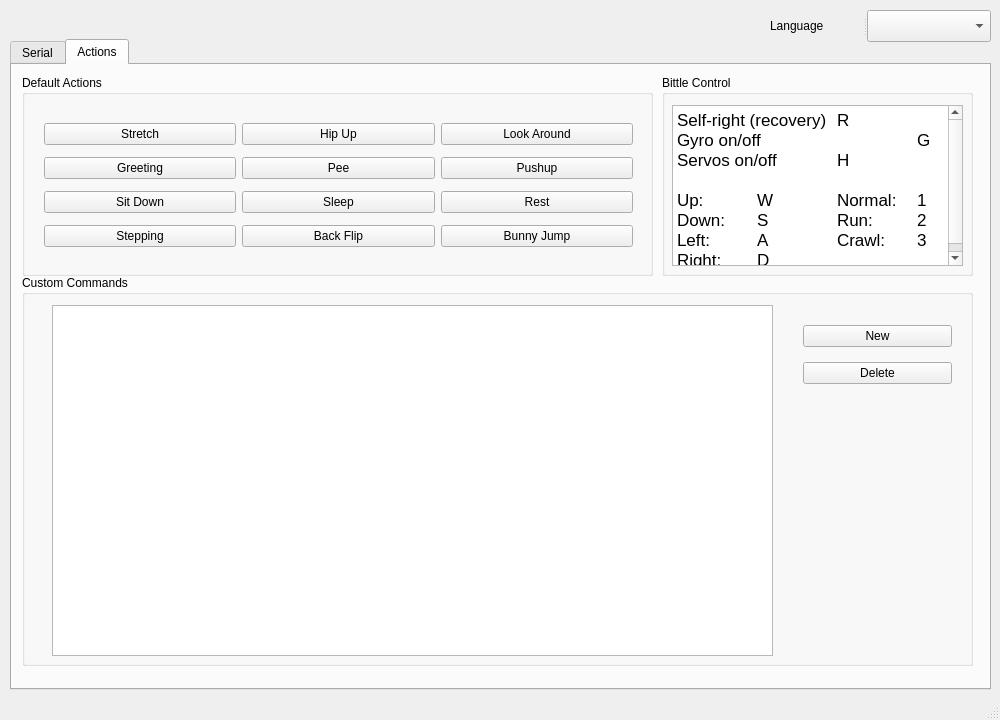
<?xml version="1.0" encoding="UTF-8"?>
<ui version="4.0">
 <class>MainWindow</class>
 <widget class="QMainWindow" name="MainWindow">
  <property name="geometry">
   <rect>
    <x>0</x>
    <y>0</y>
    <width>1000</width>
    <height>720</height>
   </rect>
  </property>
  <property name="minimumSize">
   <size>
    <width>1000</width>
    <height>720</height>
   </size>
  </property>
  <property name="maximumSize">
   <size>
    <width>1000</width>
    <height>720</height>
   </size>
  </property>
  <property name="windowTitle">
   <string>PetoiControllerQt v0.2.1a</string>
  </property>
  <property name="windowIcon">
   <iconset resource="resources.qrc">
    <normaloff>:/app/pic/logo.icns</normaloff>:/app/pic/logo.icns</iconset>
  </property>
  <widget class="QWidget" name="centralWidget">
   <widget class="QTabWidget" name="tabWidget">
    <property name="geometry">
     <rect>
      <x>10</x>
      <y>39</y>
      <width>981</width>
      <height>651</height>
     </rect>
    </property>
    <property name="currentIndex">
     <number>1</number>
    </property>
    <widget class="QWidget" name="tabSerial">
     <attribute name="title">
      <string>Serial</string>
     </attribute>
     <widget class="QGraphicsView" name="viewBittleIllustration">
      <property name="geometry">
       <rect>
        <x>579</x>
        <y>10</y>
        <width>391</width>
        <height>591</height>
       </rect>
      </property>
     </widget>
     <widget class="QGroupBox" name="groupBoxSerialPort">
      <property name="geometry">
       <rect>
        <x>0</x>
        <y>10</y>
        <width>561</width>
        <height>291</height>
       </rect>
      </property>
      <property name="title">
       <string>Serial Connection</string>
      </property>
      <widget class="QSplitter" name="serialSetupSplitter">
       <property name="geometry">
        <rect>
         <x>10</x>
         <y>20</y>
         <width>541</width>
         <height>221</height>
        </rect>
       </property>
       <property name="orientation">
        <enum>Qt::Vertical</enum>
       </property>
       <widget class="QWidget" name="layoutWidget_1">
        <layout class="QHBoxLayout" name="horizontalLayout_1">
         <item>
          <widget class="QLabel" name="labelSerialPort">
           <property name="text">
            <string>Port Name</string>
           </property>
          </widget>
         </item>
         <item>
          <widget class="QComboBox" name="boxPortNumber">
           <property name="minimumSize">
            <size>
             <width>360</width>
             <height>0</height>
            </size>
           </property>
          </widget>
         </item>
        </layout>
       </widget>
       <widget class="QWidget" name="layoutWidget_2">
        <layout class="QHBoxLayout" name="horizontalLayout_2">
         <item>
          <widget class="QLabel" name="labelBaudRate">
           <property name="text">
            <string>Baud Rate</string>
           </property>
          </widget>
         </item>
         <item>
          <widget class="QComboBox" name="boxBaudRate">
           <property name="minimumSize">
            <size>
             <width>360</width>
             <height>0</height>
            </size>
           </property>
          </widget>
         </item>
        </layout>
       </widget>
       <widget class="QWidget" name="layoutWidget_3">
        <layout class="QHBoxLayout" name="horizontalLayout_3">
         <item>
          <widget class="QLabel" name="labelStopBits">
           <property name="text">
            <string>Stop Bits</string>
           </property>
          </widget>
         </item>
         <item>
          <widget class="QComboBox" name="boxStopBits">
           <property name="minimumSize">
            <size>
             <width>360</width>
             <height>0</height>
            </size>
           </property>
          </widget>
         </item>
        </layout>
       </widget>
       <widget class="QWidget" name="layoutWidget_4">
        <layout class="QHBoxLayout" name="horizontalLayout_4">
         <item>
          <widget class="QLabel" name="labelDataBits">
           <property name="text">
            <string>Data Bits</string>
           </property>
          </widget>
         </item>
         <item>
          <widget class="QComboBox" name="boxDataBits">
           <property name="minimumSize">
            <size>
             <width>360</width>
             <height>0</height>
            </size>
           </property>
          </widget>
         </item>
        </layout>
       </widget>
       <widget class="QWidget" name="layoutWidget_5">
        <layout class="QHBoxLayout" name="horizontalLayout_5">
         <item>
          <widget class="QLabel" name="labelParity">
           <property name="text">
            <string>Parity</string>
           </property>
          </widget>
         </item>
         <item>
          <widget class="QComboBox" name="boxParity">
           <property name="minimumSize">
            <size>
             <width>360</width>
             <height>0</height>
            </size>
           </property>
          </widget>
         </item>
        </layout>
       </widget>
      </widget>
      <widget class="QPushButton" name="buttonConnect">
       <property name="geometry">
        <rect>
         <x>460</x>
         <y>250</y>
         <width>100</width>
         <height>32</height>
        </rect>
       </property>
       <property name="minimumSize">
        <size>
         <width>100</width>
         <height>0</height>
        </size>
       </property>
       <property name="maximumSize">
        <size>
         <width>100</width>
         <height>16777215</height>
        </size>
       </property>
       <property name="text">
        <string>Connect</string>
       </property>
      </widget>
      <widget class="QPushButton" name="buttonRefresh">
       <property name="geometry">
        <rect>
         <x>10</x>
         <y>250</y>
         <width>100</width>
         <height>32</height>
        </rect>
       </property>
       <property name="minimumSize">
        <size>
         <width>100</width>
         <height>0</height>
        </size>
       </property>
       <property name="maximumSize">
        <size>
         <width>100</width>
         <height>16777215</height>
        </size>
       </property>
       <property name="text">
        <string>Refresh</string>
       </property>
      </widget>
     </widget>
     <widget class="QGroupBox" name="groupBoxServosAdjust">
      <property name="geometry">
       <rect>
        <x>0</x>
        <y>300</y>
        <width>561</width>
        <height>111</height>
       </rect>
      </property>
      <property name="title">
       <string>Calibration</string>
      </property>
      <widget class="QSplitter" name="splitter_2">
       <property name="geometry">
        <rect>
         <x>350</x>
         <y>70</y>
         <width>207</width>
         <height>32</height>
        </rect>
       </property>
       <property name="orientation">
        <enum>Qt::Horizontal</enum>
       </property>
       <widget class="QPushButton" name="buttonCleanCalibration">
        <property name="minimumSize">
         <size>
          <width>100</width>
          <height>0</height>
         </size>
        </property>
        <property name="maximumSize">
         <size>
          <width>100</width>
          <height>16777215</height>
         </size>
        </property>
        <property name="text">
         <string>Clean</string>
        </property>
       </widget>
       <widget class="QPushButton" name="buttonSaveCalibration">
        <property name="minimumSize">
         <size>
          <width>100</width>
          <height>0</height>
         </size>
        </property>
        <property name="maximumSize">
         <size>
          <width>100</width>
          <height>16777215</height>
         </size>
        </property>
        <property name="text">
         <string>Save</string>
        </property>
       </widget>
      </widget>
      <widget class="QSplitter" name="splitter">
       <property name="geometry">
        <rect>
         <x>10</x>
         <y>30</y>
         <width>541</width>
         <height>32</height>
        </rect>
       </property>
       <property name="orientation">
        <enum>Qt::Horizontal</enum>
       </property>
       <widget class="QPushButton" name="buttonCalibration">
        <property name="minimumSize">
         <size>
          <width>100</width>
          <height>0</height>
         </size>
        </property>
        <property name="maximumSize">
         <size>
          <width>100</width>
          <height>16777215</height>
         </size>
        </property>
        <property name="text">
         <string>Calibration</string>
        </property>
       </widget>
       <widget class="QComboBox" name="boxSteering">
        <property name="minimumSize">
         <size>
          <width>270</width>
          <height>0</height>
         </size>
        </property>
        <property name="maximumSize">
         <size>
          <width>300</width>
          <height>16777215</height>
         </size>
        </property>
       </widget>
       <widget class="QPushButton" name="buttonIncreaseAngle">
        <property name="minimumSize">
         <size>
          <width>64</width>
          <height>0</height>
         </size>
        </property>
        <property name="maximumSize">
         <size>
          <width>64</width>
          <height>16777215</height>
         </size>
        </property>
        <property name="text">
         <string>+</string>
        </property>
       </widget>
       <widget class="QPushButton" name="buttonDecreaseAngle">
        <property name="minimumSize">
         <size>
          <width>64</width>
          <height>0</height>
         </size>
        </property>
        <property name="maximumSize">
         <size>
          <width>64</width>
          <height>16777215</height>
         </size>
        </property>
        <property name="text">
         <string>-</string>
        </property>
       </widget>
      </widget>
     </widget>
     <widget class="Line" name="line">
      <property name="geometry">
       <rect>
        <x>560</x>
        <y>10</y>
        <width>20</width>
        <height>620</height>
       </rect>
      </property>
      <property name="orientation">
       <enum>Qt::Vertical</enum>
      </property>
     </widget>
     <widget class="QGroupBox" name="groupTerminal">
      <property name="geometry">
       <rect>
        <x>0</x>
        <y>410</y>
        <width>561</width>
        <height>201</height>
       </rect>
      </property>
      <property name="title">
       <string>Terminal</string>
      </property>
      <widget class="QWidget" name="layoutWidget">
       <property name="geometry">
        <rect>
         <x>10</x>
         <y>30</y>
         <width>541</width>
         <height>161</height>
        </rect>
       </property>
       <layout class="QVBoxLayout" name="verticalLayout">
        <item>
         <widget class="QSplitter" name="splitter_3">
          <property name="orientation">
           <enum>Qt::Horizontal</enum>
          </property>
          <widget class="QLineEdit" name="lineCmd">
           <property name="minimumSize">
            <size>
             <width>240</width>
             <height>0</height>
            </size>
           </property>
          </widget>
          <widget class="QPushButton" name="buttonSendCmd">
           <property name="minimumSize">
            <size>
             <width>100</width>
             <height>0</height>
            </size>
           </property>
           <property name="maximumSize">
            <size>
             <width>100</width>
             <height>16777215</height>
            </size>
           </property>
           <property name="text">
            <string>Send</string>
           </property>
          </widget>
         </widget>
        </item>
        <item>
         <widget class="QTextBrowser" name="textTerminalOutput"/>
        </item>
       </layout>
      </widget>
     </widget>
    </widget>
    <widget class="QWidget" name="tabPanel">
     <attribute name="title">
      <string>Actions</string>
     </attribute>
     <widget class="QGroupBox" name="groupBoxActions">
      <property name="geometry">
       <rect>
        <x>10</x>
        <y>10</y>
        <width>631</width>
        <height>201</height>
       </rect>
      </property>
      <property name="title">
       <string>Default Actions</string>
      </property>
      <widget class="QWidget" name="layoutWidget">
       <property name="geometry">
        <rect>
         <x>11</x>
         <y>31</y>
         <width>611</width>
         <height>160</height>
        </rect>
       </property>
       <layout class="QVBoxLayout" name="verticalLayoutActions">
        <item>
         <layout class="QHBoxLayout" name="horizontalLayout">
          <item>
           <widget class="QPushButton" name="buttonPosStretch">
            <property name="text">
             <string>Stretch</string>
            </property>
           </widget>
          </item>
          <item>
           <widget class="QPushButton" name="buttonPosButtomUp">
            <property name="text">
             <string>Hip Up</string>
            </property>
           </widget>
          </item>
          <item>
           <widget class="QPushButton" name="buttonPosCheckRd">
            <property name="text">
             <string>Look Around</string>
            </property>
           </widget>
          </item>
         </layout>
        </item>
        <item>
         <layout class="QHBoxLayout" name="horizontalLayout_6">
          <item>
           <widget class="QPushButton" name="buttonPosHi">
            <property name="text">
             <string>Greeting</string>
            </property>
           </widget>
          </item>
          <item>
           <widget class="QPushButton" name="buttonPosPee">
            <property name="text">
             <string>Pee</string>
            </property>
           </widget>
          </item>
          <item>
           <widget class="QPushButton" name="buttonPosPushUp">
            <property name="text">
             <string>Pushup</string>
            </property>
           </widget>
          </item>
         </layout>
        </item>
        <item>
         <layout class="QHBoxLayout" name="horizontalLayout_7">
          <item>
           <widget class="QPushButton" name="buttonPosSit">
            <property name="text">
             <string>Sit Down</string>
            </property>
           </widget>
          </item>
          <item>
           <widget class="QPushButton" name="buttonPosSleep">
            <property name="text">
             <string>Sleep</string>
            </property>
           </widget>
          </item>
          <item>
           <widget class="QPushButton" name="buttonPosRest">
            <property name="text">
             <string>Rest</string>
            </property>
           </widget>
          </item>
         </layout>
        </item>
        <item>
         <layout class="QHBoxLayout" name="horizontalLayout_8">
          <item>
           <widget class="QPushButton" name="buttonPosStepping">
            <property name="text">
             <string>Stepping</string>
            </property>
           </widget>
          </item>
          <item>
           <widget class="QPushButton" name="buttonPosBackFlip">
            <property name="text">
             <string>Back Flip</string>
            </property>
           </widget>
          </item>
          <item>
           <widget class="QPushButton" name="buttonPosBunnyJump">
            <property name="text">
             <string>Bunny Jump</string>
            </property>
           </widget>
          </item>
         </layout>
        </item>
       </layout>
      </widget>
     </widget>
     <widget class="QGroupBox" name="groupBoxServosPanel">
      <property name="geometry">
       <rect>
        <x>650</x>
        <y>10</y>
        <width>311</width>
        <height>201</height>
       </rect>
      </property>
      <property name="title">
       <string>Bittle Control</string>
      </property>
      <widget class="QTextBrowser" name="textSpecification">
       <property name="geometry">
        <rect>
         <x>10</x>
         <y>30</y>
         <width>291</width>
         <height>161</height>
        </rect>
       </property>
       <property name="html">
        <string>&lt;!DOCTYPE HTML PUBLIC &quot;-//W3C//DTD HTML 4.0//EN&quot; &quot;http://www.w3.org/TR/REC-html40/strict.dtd&quot;&gt;
&lt;html&gt;&lt;head&gt;&lt;meta name=&quot;qrichtext&quot; content=&quot;1&quot; /&gt;&lt;style type=&quot;text/css&quot;&gt;
p, li { white-space: pre-wrap; }
&lt;/style&gt;&lt;/head&gt;&lt;body style=&quot; font-family:'.AppleSystemUIFont'; font-size:13pt; font-weight:400; font-style:normal;&quot;&gt;
&lt;p align=&quot;justify&quot; style=&quot; margin-top:0px; margin-bottom:0px; margin-left:0px; margin-right:0px; -qt-block-indent:0; text-indent:0px;&quot;&gt;Self-right (recovery)	R&lt;/p&gt;
&lt;p align=&quot;justify&quot; style=&quot; margin-top:0px; margin-bottom:0px; margin-left:0px; margin-right:0px; -qt-block-indent:0; text-indent:0px;&quot;&gt;Gyro on/off		G	&lt;/p&gt;
&lt;p align=&quot;justify&quot; style=&quot; margin-top:0px; margin-bottom:0px; margin-left:0px; margin-right:0px; -qt-block-indent:0; text-indent:0px;&quot;&gt;Servos on/off	H	 &lt;/p&gt;
&lt;p align=&quot;justify&quot; style=&quot;-qt-paragraph-type:empty; margin-top:0px; margin-bottom:0px; margin-left:0px; margin-right:0px; -qt-block-indent:0; text-indent:0px;&quot;&gt;&lt;br /&gt;&lt;/p&gt;
&lt;p align=&quot;justify&quot; style=&quot; margin-top:0px; margin-bottom:0px; margin-left:0px; margin-right:0px; -qt-block-indent:0; text-indent:0px;&quot;&gt;Up: 	W 	Normal: 	1&lt;/p&gt;
&lt;p align=&quot;justify&quot; style=&quot; margin-top:0px; margin-bottom:0px; margin-left:0px; margin-right:0px; -qt-block-indent:0; text-indent:0px;&quot;&gt;Down:	S 	Run: 	2&lt;/p&gt;
&lt;p align=&quot;justify&quot; style=&quot; margin-top:0px; margin-bottom:0px; margin-left:0px; margin-right:0px; -qt-block-indent:0; text-indent:0px;&quot;&gt;Left:	A	Crawl: 	3&lt;/p&gt;
&lt;p align=&quot;justify&quot; style=&quot; margin-top:0px; margin-bottom:0px; margin-left:0px; margin-right:0px; -qt-block-indent:0; text-indent:0px;&quot;&gt;Right:	D&lt;/p&gt;&lt;/body&gt;&lt;/html&gt;</string>
       </property>
      </widget>
     </widget>
     <widget class="QGroupBox" name="groupBoxCustomActions">
      <property name="geometry">
       <rect>
        <x>10</x>
        <y>210</y>
        <width>951</width>
        <height>391</height>
       </rect>
      </property>
      <property name="title">
       <string>Custom Commands</string>
      </property>
      <widget class="QTableView" name="tableView">
       <property name="geometry">
        <rect>
         <x>30</x>
         <y>30</y>
         <width>721</width>
         <height>351</height>
        </rect>
       </property>
      </widget>
      <widget class="QWidget" name="">
       <property name="geometry">
        <rect>
         <x>770</x>
         <y>30</y>
         <width>171</width>
         <height>100</height>
        </rect>
       </property>
       <layout class="QVBoxLayout" name="verticalLayout_2">
        <item>
         <widget class="QPushButton" name="pushButton">
          <property name="text">
           <string>New</string>
          </property>
         </widget>
        </item>
        <item>
         <widget class="QPushButton" name="pushButton_2">
          <property name="text">
           <string>Delete</string>
          </property>
         </widget>
        </item>
       </layout>
      </widget>
     </widget>
    </widget>
   </widget>
   <widget class="QSplitter" name="languageSplitter">
    <property name="geometry">
     <rect>
      <x>770</x>
      <y>10</y>
      <width>221</width>
      <height>32</height>
     </rect>
    </property>
    <property name="orientation">
     <enum>Qt::Horizontal</enum>
    </property>
    <widget class="QLabel" name="labelLanguage">
     <property name="text">
      <string>Language</string>
     </property>
    </widget>
    <widget class="QComboBox" name="boxLanguage"/>
   </widget>
  </widget>
  <widget class="QStatusBar" name="statusBar"/>
  <widget class="QMenuBar" name="menuBar">
   <property name="geometry">
    <rect>
     <x>0</x>
     <y>0</y>
     <width>1000</width>
     <height>24</height>
    </rect>
   </property>
  </widget>
 </widget>
 <layoutdefault spacing="6" margin="11"/>
 <resources>
  <include location="resources.qrc"/>
 </resources>
 <connections/>
</ui>
